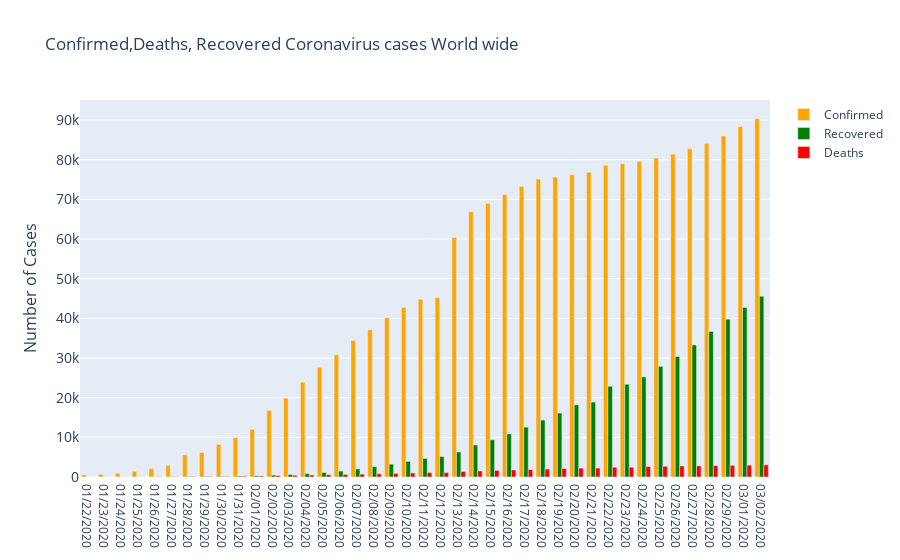

The code cell stored with this chart in its notebook:
### Markdown cell above
# Impact of coronavirus world wide

### Code cell
#Worldwide trend of cases
import matplotlib.pyplot as plt

china_trend=ncov_data.groupby('ObservationDate').sum().reset_index()
import plotly.graph_objects as go
from plotly.subplots import make_subplots

# Create figure with secondary y-axis
fig=go.Figure()

# Add traces
fig.add_trace(
    go.Bar(x=china_trend['ObservationDate'],y=china_trend['Confirmed'] ,name="Confirmed",
   marker_color="orange")
)

fig.add_trace(
    go.Bar(x=china_trend['ObservationDate'],y=china_trend['Recovered'], name="Recovered",
   marker_color="Green")
)
fig.add_trace(
    go.Bar(x=china_trend['ObservationDate'],y=china_trend['Deaths'] ,name="Deaths",
   marker_color="Red")
)

# Add figure title
fig.update_layout(
    title_text="Confirmed,Deaths, Recovered Coronavirus cases World wide",
    yaxis=dict(
        title='Number of Cases',
        titlefont_size=16,
        tickfont_size=14,
)

)



fig.show()

### Figure 1 — Plotly figure (JSON) as saved in the notebook; plotly's stock layout.template omitted (floating-point values rounded to 4 significant figures)
{"data": [{"marker": {"color": "orange"}, "name": "Confirmed", "type": "bar", "x": ["01/22/2020", "01/23/2020", "01/24/2020", "01/25/2020", "01/26/2020", "01/27/2020", "01/28/2020", "01/29/2020", "01/30/2020", "01/31/2020", "02/01/2020", "02/02/2020", "02/03/2020", "02/04/2020", "02/05/2020", "02/06/2020", "02/07/2020", "02/08/2020", "02/09/2020", "02/10/2020", "02/11/2020", "02/12/2020", "02/13/2020", "02/14/2020", "02/15/2020", "02/16/2020", "02/17/2020", "02/18/2020", "02/19/2020", "02/20/2020", "02/21/2020", "02/22/2020", "02/23/2020", "02/24/2020", "02/25/2020", "02/26/2020", "02/27/2020", "02/28/2020", "02/29/2020", "03/01/2020", "03/02/2020"], "y": [555, 653, 941, 1438, 2118, 2927, 5578, 6165, 8235, 9925, 12038, 16787, 19881, 23892, 27636, 30818, 34392, 37121, 40151, 42763, 44803, 45222, 60370, 66887, 69032, 71226, 73260, 75138, 75641, 76199, 76843, 78599, 78985, 79570, 80415, 81397, 82756, 84124, 86013, 88371, 90309]}, {"marker": {"color": "Green"}, "name": "Recovered", "type": "bar", "x": ["01/22/2020", "01/23/2020", "01/24/2020", "01/25/2020", "01/26/2020", "01/27/2020", "01/28/2020", "01/29/2020", "01/30/2020", "01/31/2020", "02/01/2020", "02/02/2020", "02/03/2020", "02/04/2020", "02/05/2020", "02/06/2020", "02/07/2020", "02/08/2020", "02/09/2020", "02/10/2020", "02/11/2020", "02/12/2020", "02/13/2020", "02/14/2020", "02/15/2020", "02/16/2020", "02/17/2020", "02/18/2020", "02/19/2020", "02/20/2020", "02/21/2020", "02/22/2020", "02/23/2020", "02/24/2020", "02/25/2020", "02/26/2020", "02/27/2020", "02/28/2020", "02/29/2020", "03/01/2020", "03/02/2020"], "y": [28, 30, 36, 39, 52, 61, 107, 126, 143, 222, 284, 472, 623, 852, 1124, 1487, 2011, 2616, 3244, 3946, 4683, 5150, 6295, 8058, 9395, 10865, 12583, 14352, 16121, 18177, 18890, 22886, 23394, 25227, 27905, 30384, 33277, 36711, 39782, 42716, 45602]}, {"marker": {"color": "Red"}, "name": "Deaths", "type": "bar", "x": ["01/22/2020", "01/23/2020", "01/24/2020", "01/25/2020", "01/26/2020", "01/27/2020", "01/28/2020", "01/29/2020", "01/30/2020", "01/31/2020", "02/01/2020", "02/02/2020", "02/03/2020", "02/04/2020", "02/05/2020", "02/06/2020", "02/07/2020", "02/08/2020", "02/09/2020", "02/10/2020", "02/11/2020", "02/12/2020", "02/13/2020", "02/14/2020", "02/15/2020", "02/16/2020", "02/17/2020", "02/18/2020", "02/19/2020", "02/20/2020", "02/21/2020", "02/22/2020", "02/23/2020", "02/24/2020", "02/25/2020", "02/26/2020", "02/27/2020", "02/28/2020", "02/29/2020", "03/01/2020", "03/02/2020"], "y": [17, 18, 26, 42, 56, 82, 131, 133, 171, 213, 259, 362, 426, 492, 564, 634, 719, 806, 906, 1013, 1113, 1118, 1371, 1523, 1666, 1770, 1868, 2007, 2122, 2247, 2251, 2458, 2469, 2629, 2708, 2770, 2814, 2872, 2941, 2996, 3085]}], "layout": {"title": {"text": "Confirmed,Deaths, Recovered Coronavirus cases World wide"}, "yaxis": {"tickfont": {"size": 14}, "title": {"font": {"size": 16}, "text": "Number of Cases"}}}}
